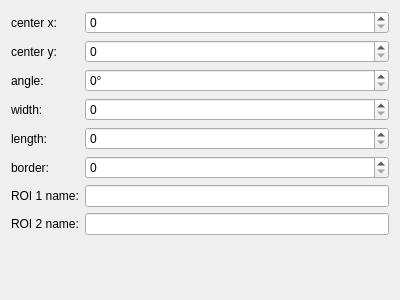
<?xml version="1.0" encoding="UTF-8"?>
<ui version="4.0">
 <class>MaskStadiumForm</class>
 <widget class="QWidget" name="MaskStadiumForm">
  <property name="geometry">
   <rect>
    <x>0</x>
    <y>0</y>
    <width>400</width>
    <height>300</height>
   </rect>
  </property>
  <property name="windowTitle">
   <string>Form</string>
  </property>
  <layout class="QFormLayout" name="formLayout">
   <item row="1" column="1">
    <widget class="QSpinBox" name="centerXSpinBox">
     <property name="sizePolicy">
      <sizepolicy hsizetype="Minimum" vsizetype="Fixed">
       <horstretch>0</horstretch>
       <verstretch>0</verstretch>
      </sizepolicy>
     </property>
    </widget>
   </item>
   <item row="1" column="0">
    <widget class="QLabel" name="centerXLabel">
     <property name="sizePolicy">
      <sizepolicy hsizetype="Minimum" vsizetype="Preferred">
       <horstretch>0</horstretch>
       <verstretch>0</verstretch>
      </sizepolicy>
     </property>
     <property name="text">
      <string>center x:</string>
     </property>
    </widget>
   </item>
   <item row="2" column="0">
    <widget class="QLabel" name="centerYLabel">
     <property name="sizePolicy">
      <sizepolicy hsizetype="Minimum" vsizetype="Preferred">
       <horstretch>0</horstretch>
       <verstretch>0</verstretch>
      </sizepolicy>
     </property>
     <property name="text">
      <string>center y:</string>
     </property>
    </widget>
   </item>
   <item row="2" column="1">
    <widget class="QSpinBox" name="centerYSpinBox">
     <property name="sizePolicy">
      <sizepolicy hsizetype="Minimum" vsizetype="Fixed">
       <horstretch>0</horstretch>
       <verstretch>0</verstretch>
      </sizepolicy>
     </property>
    </widget>
   </item>
   <item row="3" column="0">
    <widget class="QLabel" name="angleLabel">
     <property name="sizePolicy">
      <sizepolicy hsizetype="Minimum" vsizetype="Preferred">
       <horstretch>0</horstretch>
       <verstretch>0</verstretch>
      </sizepolicy>
     </property>
     <property name="text">
      <string>angle: </string>
     </property>
    </widget>
   </item>
   <item row="3" column="1">
    <widget class="QSpinBox" name="angleSpinBox">
     <property name="sizePolicy">
      <sizepolicy hsizetype="Minimum" vsizetype="Fixed">
       <horstretch>0</horstretch>
       <verstretch>0</verstretch>
      </sizepolicy>
     </property>
     <property name="suffix">
      <string>°</string>
     </property>
     <property name="maximum">
      <number>360</number>
     </property>
    </widget>
   </item>
   <item row="4" column="0">
    <widget class="QLabel" name="widthLabel">
     <property name="sizePolicy">
      <sizepolicy hsizetype="Minimum" vsizetype="Preferred">
       <horstretch>0</horstretch>
       <verstretch>0</verstretch>
      </sizepolicy>
     </property>
     <property name="text">
      <string>width:</string>
     </property>
    </widget>
   </item>
   <item row="4" column="1">
    <widget class="QSpinBox" name="widthSpinBox">
     <property name="sizePolicy">
      <sizepolicy hsizetype="Minimum" vsizetype="Fixed">
       <horstretch>0</horstretch>
       <verstretch>0</verstretch>
      </sizepolicy>
     </property>
    </widget>
   </item>
   <item row="5" column="0">
    <widget class="QLabel" name="lengthLabel">
     <property name="sizePolicy">
      <sizepolicy hsizetype="Minimum" vsizetype="Preferred">
       <horstretch>0</horstretch>
       <verstretch>0</verstretch>
      </sizepolicy>
     </property>
     <property name="text">
      <string>length:</string>
     </property>
    </widget>
   </item>
   <item row="5" column="1">
    <widget class="QSpinBox" name="lengthSpinBox">
     <property name="sizePolicy">
      <sizepolicy hsizetype="Minimum" vsizetype="Fixed">
       <horstretch>0</horstretch>
       <verstretch>0</verstretch>
      </sizepolicy>
     </property>
    </widget>
   </item>
   <item row="6" column="0">
    <widget class="QLabel" name="borderLabel">
     <property name="sizePolicy">
      <sizepolicy hsizetype="Minimum" vsizetype="Preferred">
       <horstretch>0</horstretch>
       <verstretch>0</verstretch>
      </sizepolicy>
     </property>
     <property name="text">
      <string>border:</string>
     </property>
    </widget>
   </item>
   <item row="6" column="1">
    <widget class="QSpinBox" name="borderSpinBox">
     <property name="sizePolicy">
      <sizepolicy hsizetype="Minimum" vsizetype="Fixed">
       <horstretch>0</horstretch>
       <verstretch>0</verstretch>
      </sizepolicy>
     </property>
    </widget>
   </item>
   <item row="7" column="0">
    <widget class="QLabel" name="roi1Label">
     <property name="sizePolicy">
      <sizepolicy hsizetype="Minimum" vsizetype="Preferred">
       <horstretch>0</horstretch>
       <verstretch>0</verstretch>
      </sizepolicy>
     </property>
     <property name="text">
      <string>ROI 1 name:</string>
     </property>
    </widget>
   </item>
   <item row="7" column="1">
    <widget class="QLineEdit" name="roi1NameLineEdit">
     <property name="sizePolicy">
      <sizepolicy hsizetype="Minimum" vsizetype="Fixed">
       <horstretch>0</horstretch>
       <verstretch>0</verstretch>
      </sizepolicy>
     </property>
    </widget>
   </item>
   <item row="8" column="0">
    <widget class="QLabel" name="roi2Label">
     <property name="sizePolicy">
      <sizepolicy hsizetype="Minimum" vsizetype="Preferred">
       <horstretch>0</horstretch>
       <verstretch>0</verstretch>
      </sizepolicy>
     </property>
     <property name="text">
      <string>ROI 2 name:</string>
     </property>
    </widget>
   </item>
   <item row="8" column="1">
    <widget class="QLineEdit" name="roi2NameLineEdit">
     <property name="sizePolicy">
      <sizepolicy hsizetype="Minimum" vsizetype="Fixed">
       <horstretch>0</horstretch>
       <verstretch>0</verstretch>
      </sizepolicy>
     </property>
    </widget>
   </item>
  </layout>
 </widget>
 <resources/>
 <connections/>
</ui>
